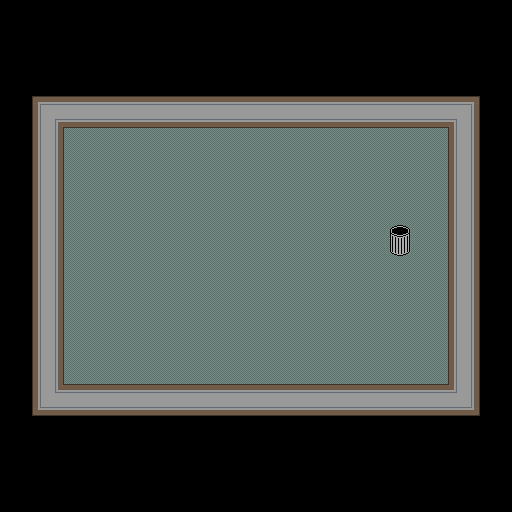

Below is a game level as drawn by its tile map, then a one-line description and the .tmx file that defines it, in full:
An orthogonal 16x16 tile map with 32x32 px tiles, 2 tile layers (Tile Layer 1, Tile Layer 2) and 6 objects.

<map version="1.2" tiledversion="1.2.0" orientation="orthogonal" renderorder="right-down" width="16" height="16" tilewidth="32" tileheight="32" infinite="0" nextlayerid="7" nextobjectid="8">
 <tileset firstgid="1" source="oltile.tsx" />
 <layer id="1" name="Tile Layer 1" width="16" height="16">
  <data encoding="csv">
0,0,0,0,0,0,0,0,0,0,0,0,0,0,0,0,
0,0,0,0,0,0,0,0,0,0,0,0,0,0,0,0,
0,0,0,0,0,0,0,0,0,0,0,0,0,0,0,0,
0,0,0,0,0,0,0,0,0,0,0,0,0,0,0,0,
0,0,17,17,17,17,17,17,17,17,17,17,17,17,0,0,
0,0,17,17,17,17,17,17,17,17,17,17,17,17,0,0,
0,0,17,17,17,17,17,17,17,17,17,17,17,17,0,0,
0,0,17,17,17,17,17,17,17,17,17,17,17,17,0,0,
0,0,17,17,17,17,17,17,17,17,17,17,17,17,0,0,
0,0,17,17,17,17,17,17,17,17,17,17,17,17,0,0,
0,0,17,17,17,17,17,17,17,17,17,17,17,17,0,0,
0,0,17,17,17,17,17,17,17,17,17,17,17,17,0,0,
0,0,0,0,0,0,0,0,0,0,0,0,0,0,0,0,
0,0,0,0,0,0,0,0,0,0,0,0,0,0,0,0,
0,0,0,0,0,0,0,0,0,0,0,0,0,0,0,0,
0,0,0,0,0,0,0,0,0,0,0,0,0,0,0,0
</data>
 </layer>
 <objectgroup id="2" name="Walls">
  <object id="4" x="449" y="87" width="35" height="331" />
  <object id="5" x="24" y="383" width="458" height="34" />
  <object id="6" x="28" y="82" width="36" height="342" />
  <object id="7" x="20" y="84" width="473" height="43" />
 </objectgroup>
 <objectgroup id="3" name="Hero">
  <object id="3" x="127" y="250">
   <point />
  </object>
 </objectgroup>
 <objectgroup id="4" name="Start/End">
  <object id="1" x="383" y="225" width="33" height="31" />
 </objectgroup>
 <objectgroup id="5" name="Ghosts" />
 <layer id="6" name="Tile Layer 2" width="16" height="16">
  <data encoding="csv">
0,0,0,0,0,0,0,0,0,0,0,0,0,0,0,0,
0,0,0,0,0,0,0,0,0,0,0,0,0,0,0,0,
0,0,0,0,0,0,0,0,0,0,0,0,0,0,0,0,
0,11,27,27,27,27,27,27,27,27,27,27,27,27,12,0,
0,28,0,0,0,0,0,0,0,0,0,0,0,0,28,0,
0,28,0,0,0,0,0,0,0,0,0,0,0,0,28,0,
0,28,0,0,0,0,0,0,0,0,0,0,0,0,28,0,
0,28,0,0,0,0,0,0,0,0,0,0,22,0,28,0,
0,28,0,0,0,0,0,0,0,0,0,0,0,0,28,0,
0,28,0,0,0,0,0,0,0,0,0,0,0,0,28,0,
0,28,0,0,0,0,0,0,0,0,0,0,0,0,28,0,
0,28,0,0,0,0,0,0,0,0,0,0,0,0,28,0,
0,9,27,27,27,27,27,27,27,27,27,27,27,27,10,0,
0,0,0,0,0,0,0,0,0,0,0,0,0,0,0,0,
0,0,0,0,0,0,0,0,0,0,0,0,0,0,0,0,
0,0,0,0,0,0,0,0,0,0,0,0,0,0,0,0
</data>
 </layer>
</map>